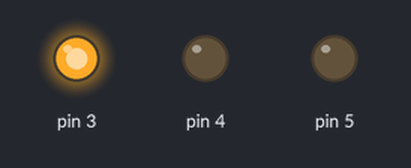
Simulated run of this sketch. Board: Arduino Uno, built with avr-gcc and run on an emulated ATmega328P. On the bench: output pins drawn as LEDs (lit = HIGH).

Above: at 5.0 s.
At 15.0 s:
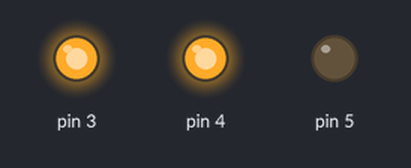
At 22.5 s:
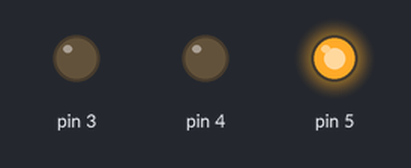
Timing chart, 0 to 32.5 s (numbered marks = the images above):
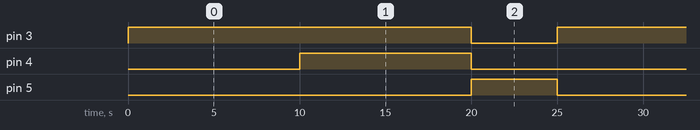

The sketch:

problemseti_2_trafikisiklari.ino
```cpp
void setup()
{
  pinMode(3, OUTPUT);
  pinMode(4, OUTPUT);
  pinMode(5, OUTPUT);
}

void loop()
{
  digitalWrite(3,HIGH);
  delay(10000);
  digitalWrite(4,HIGH);
  delay(10000);
  digitalWrite(3,LOW);
  digitalWrite(4,LOW);
  digitalWrite(5,HIGH);
  delay(5000);
  digitalWrite(5,LOW);

}
```

Measured:
- by itself, pin 3: alternates HIGH for 20.0 s and LOW for 5.0 s
- by itself, pin 4: alternates HIGH for 10.0 s and LOW for 15.0 s
- by itself, pin 5: alternates HIGH for 5.0 s and LOW for 20.0 s
